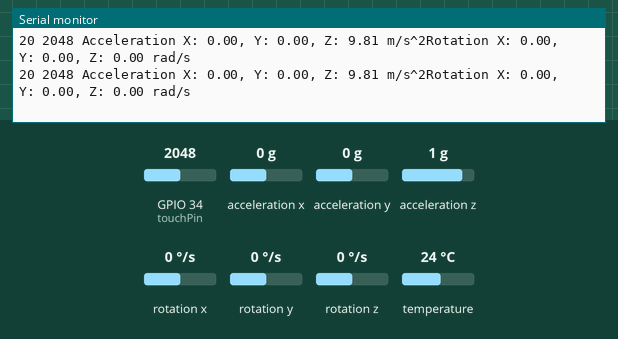
Simulated run of this sketch. Board: ESP32. Parts: the last lines printed to the serial monitor. The test bench sets the inputs (shaded band); at power-on: acceleration x 0 g, GPIO 34 (touchPin) = 2048, acceleration y 0 g, acceleration z 1 g, rotation x 0 °/s, rotation y 0 °/s, rotation z 0 °/s, temperature 24 °C. WiFi joins after 1.5 s; servers stay silent unless stated.

Above: at 1.2 s.
1.3 s: acceleration x set to -1.4 g
At 1.48 s:
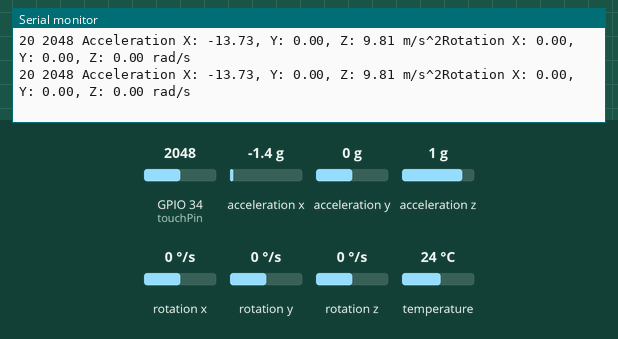
3.0 s: GPIO 34 (touchPin) set to 2866
At 3.06 s:
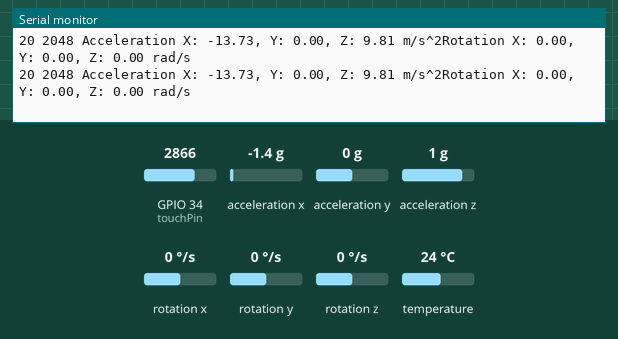
4.5 s: acceleration y set to -1.4 g
At 4.54 s:
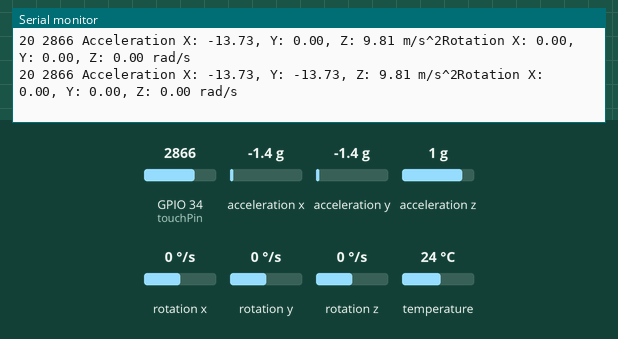
7.5 s: acceleration z set to -1.4 g
At 7.5 s:
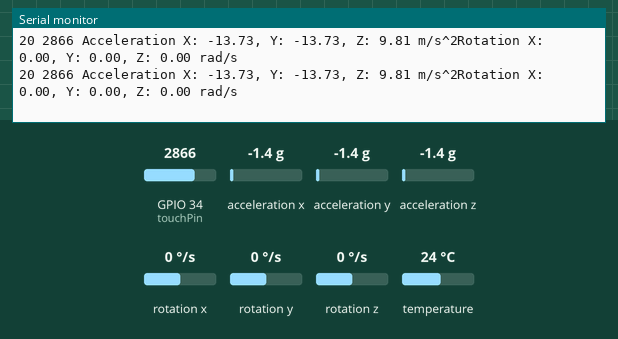
9.0 s: GPIO 34 (touchPin) set to 3972
At 9.09 s:
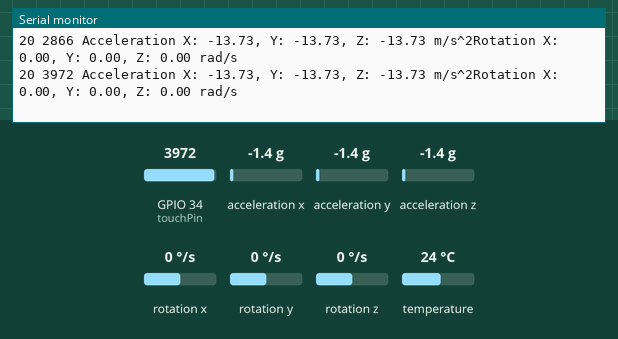
10.5 s: rotation x set to -192 °/s
At 10.57 s:
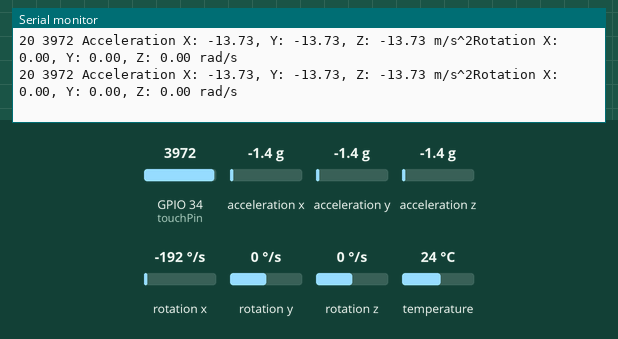
Timing chart, 0 to 13.0 s (numbered marks = the images above; inputs shaded):
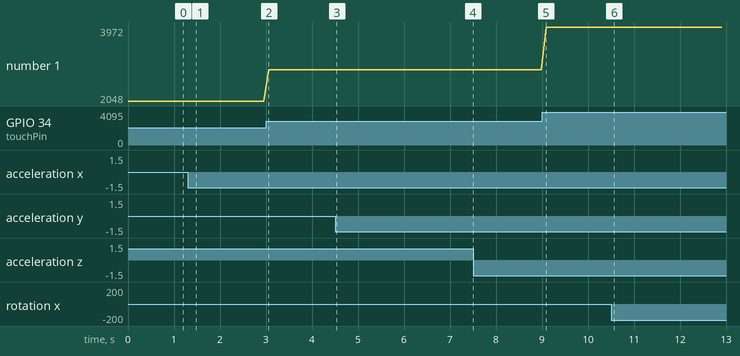

The sketch:

baby_sensor.ino
```cpp
//Simple sketch to access the internal hall effect detector on the esp32.
//values can be quite low.
//Brian Degger / @sctv
//for gyro
#include <Adafruit_MPU6050.h>
#include <Adafruit_Sensor.h>
#include <Wire.h>
// for wifi
#include <WiFi.h>
#include <WiFiUdp.h>

// WiFi network name and password:
const char * networkName = "yale wireless";
const char * networkPswd = "";
const char * udpAddress = "172.29.27.189";
const int udpPort = 8888;
boolean connected = false;
WiFiUDP udp;

Adafruit_MPU6050 mpu;

int hallValue = 0;
int touchPin = A6;
int touchValue = 0;

void setup() {
  Serial.begin(115200);

  //Connect to the WiFi network
  connectToWiFi(networkName, networkPswd);

  // Try to initialize!
  if (!mpu.begin()) {
    Serial.println("Failed to find MPU6050 chip");
    while (1) {
      delay(10);
    }
  }
  Serial.println("MPU6050 Found!");
  //set up acc & gyro
  mpu.setAccelerometerRange(MPU6050_RANGE_8_G);
  mpu.setGyroRange(MPU6050_RANGE_500_DEG);
  mpu.setFilterBandwidth(MPU6050_BAND_21_HZ);

}

void loop() {
  touchValue = analogRead(touchPin);
  hallValue = hallRead();
  sensors_event_t a, g, temp;
  mpu.getEvent(&a, &g, &temp);


  // print the results to the serial monitor:
  Serial.print(hallValue);//to graph
  Serial.print(" ");
  Serial.print(touchValue);
  Serial.print(" ");

  Serial.print("Acceleration X: ");
  Serial.print(a.acceleration.x);
  Serial.print(", Y: ");
  Serial.print(a.acceleration.y);
  Serial.print(", Z: ");
  Serial.print(a.acceleration.z);
  Serial.print(" m/s^2");

  Serial.print("Rotation X: ");
  Serial.print(g.gyro.x);
  Serial.print(", Y: ");
  Serial.print(g.gyro.y);
  Serial.print(", Z: ");
  Serial.print(g.gyro.z);
  Serial.println(" rad/s");


  if(connected){
    //Send a packet
    udp.beginPacket(udpAddress,udpPort);
    udp.printf("%d %d %f %f %f", hallValue, touchValue, g.gyro.x, g.gyro.y, g.gyro.z);
    udp.endPacket();

  }


  delay(100);
}


void connectToWiFi(const char * ssid, const char * pwd){
  Serial.println("Connecting to WiFi network: " + String(ssid));

  // delete old config
  WiFi.disconnect(true);
  //register event handler
  WiFi.onEvent(WiFiEvent);

  //Initiate connection
  WiFi.begin(ssid, pwd);

  Serial.println("Waiting for WIFI connection...");
}


//wifi event handler
void WiFiEvent(WiFiEvent_t event){
    switch(event) {
      case ARDUINO_EVENT_WIFI_STA_GOT_IP:
          //When connected set
          Serial.print("WiFi connected! IP address: ");
          Serial.println(WiFi.localIP());
          //initializes the UDP state
          //This initializes the transfer buffer
          udp.begin(WiFi.localIP(),udpPort);
          connected = true;
          break;
      case ARDUINO_EVENT_WIFI_STA_DISCONNECTED:
          Serial.println("WiFi lost connection");
          connected = false;
          break;
      default: break;
    }
}
```

Measured:
- after the input at 1.3 s, the serial monitor: prints a new line after 0.07 s (image 1)
- after the input at 4.5 s, the serial monitor: prints a new line at once (image 3)
- after the input at 9.0 s, the serial monitor: prints a new line after 0.09 s (image 5)
- plotted number 1: 2048 → 2866 after the input at 3.0 s, 2866 → 3972 after the input at 9.0 s
